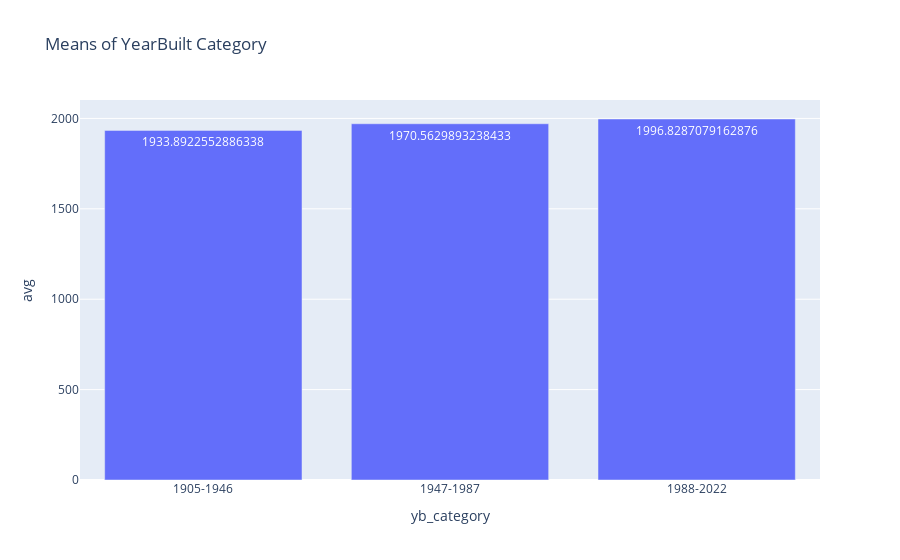

The notebook cell this image was saved under:
### Markdown cell above
### Number of Bridges for each YB category

### Code cell
yb_count = df.groupby(['yb_category'])['yb_category'].count().reset_index(name='counts')
yb_sum = df.groupby(['yb_category'])['yearBuilt'].sum().reset_index(name='sums')
merged_inner = pd.merge(left=yb_count, right=yb_sum, left_on='yb_category', right_on='yb_category')
merged_inner['avg']=merged_inner['sums']/merged_inner['counts']
print(merged_inner)
#fig = px.bar(yb_count, x='yb_category', y='counts')
fig = px.bar(merged_inner, x='yb_category', y='avg',title="Means of YearBuilt Category",text=merged_inner['avg'])
fig.show()

### Figure 1 — Plotly figure (JSON) as saved in the notebook; plotly's stock layout.template omitted (floating-point values rounded to 4 significant figures)
{"data": [{"alignmentgroup": "True", "hovertemplate": "yb_category=%{x}<br>avg=%{text}<extra></extra>", "legendgroup": "", "marker": {"color": "#636efa", "pattern": {"shape": ""}}, "name": "", "offsetgroup": "", "orientation": "v", "showlegend": false, "text": [1934.0, 1971.0, 1997.0], "textposition": "auto", "type": "bar", "x": ["1905-1946", "1947-1987", "1988-2022"], "xaxis": "x", "y": [1934.0, 1971.0, 1997.0], "yaxis": "y"}], "layout": {"barmode": "relative", "legend": {"tracegroupgap": 0}, "title": {"text": "Means of YearBuilt Category"}, "xaxis": {"anchor": "y", "domain": [0, 1], "title": {"text": "yb_category"}}, "yaxis": {"anchor": "x", "domain": [0, 1], "title": {"text": "avg"}}}}
